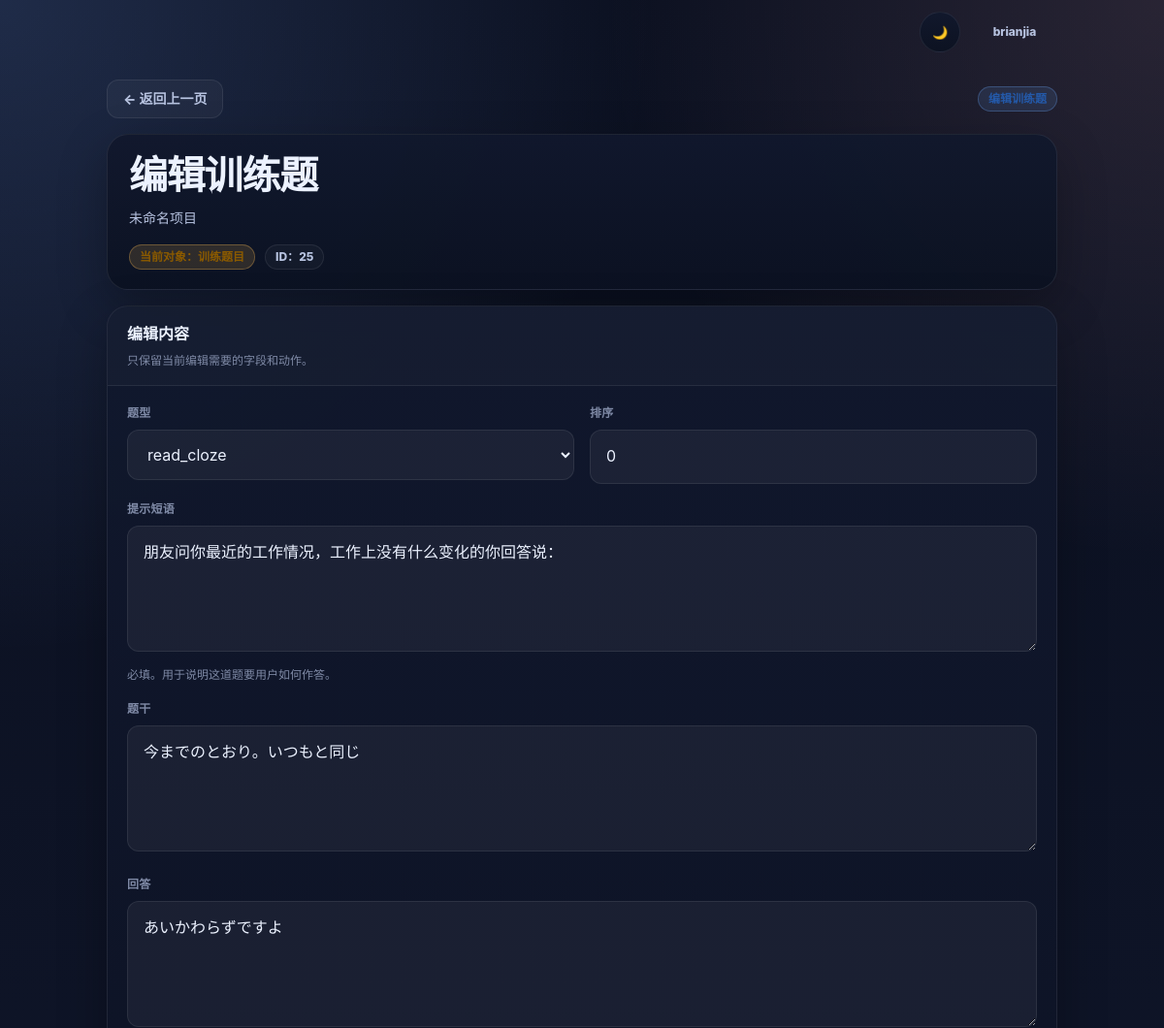
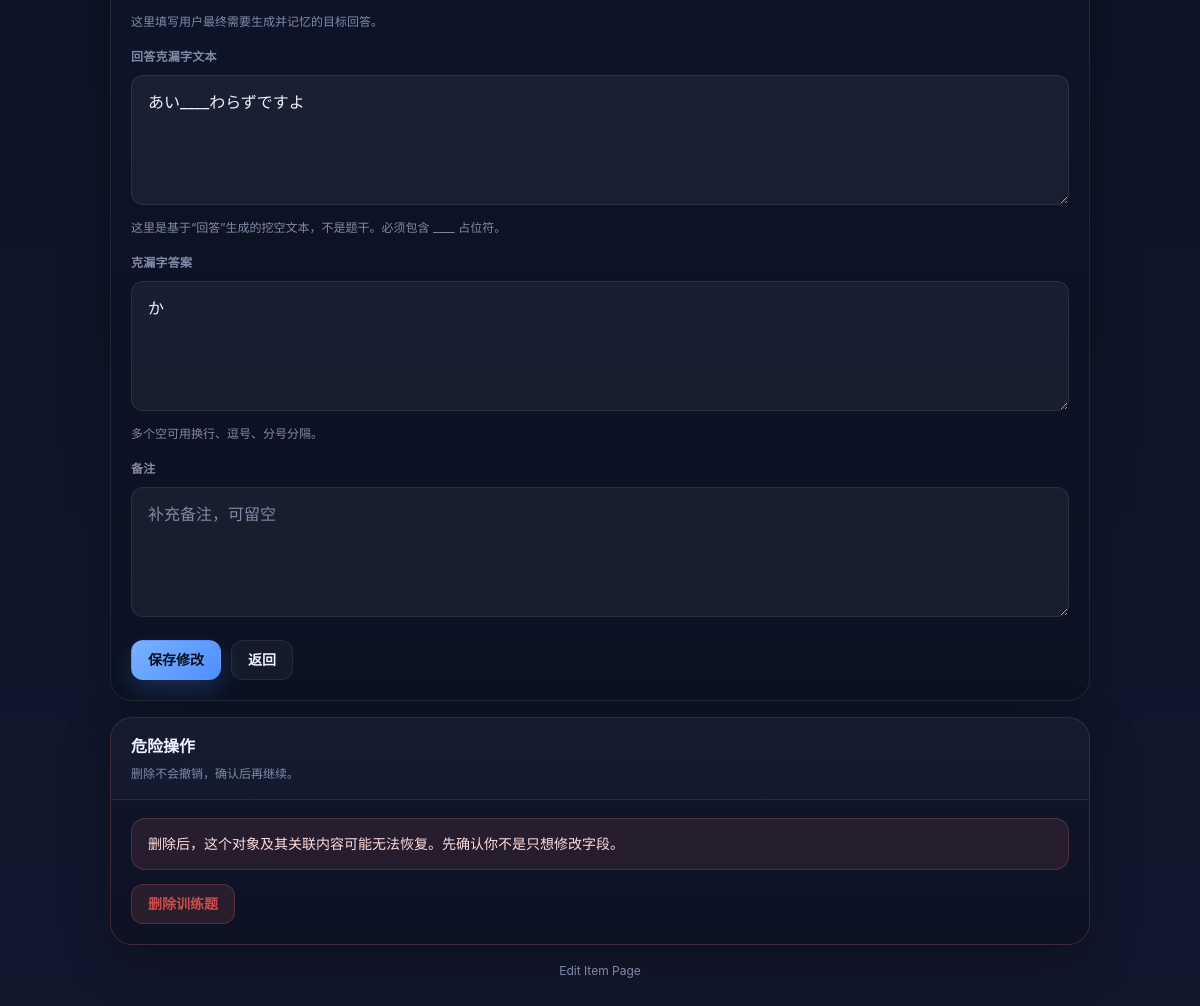
The app's page /question/25/edit/?next=/lesson/3/questions/ (signed in) with its own data (2 pictures, top to bottom).
### app/train/models.py (models this page shows, shortened)
class Question(models.Model):
    lesson = models.ForeignKey(
        Lesson,
        on_delete=models.CASCADE,
        null=True,
        blank=True
    )
    prompt_text = models.TextField()
    answer_text = models.TextField()
    audio_url = models.URLField(blank=True, null=True)

class TrainingItem(models.Model):
    TYPE_CHOICES = [
        ("listen", "听"),
        ("speak", "说"),
        ("read_cloze", "读-填空"),
        ("read_choice", "读-选择"),
        ("write", "写"),
    ]
    GRADING_MODE_CHOICES = [
        ("strict", "严格匹配"),
        ("normalize", "归一化匹配"),
        ("multi_answer", "多答案匹配"),
        ("keyword", "关键词匹配"),
    ]
    ANSWER_TYPE_CHOICES = [
        ("translation", "翻译"),
        ("polite_expression", "敬语表达"),
        ("tense_person_conversion", "时态/人称转换"),
        ("literary_expression", "文学表达"),
        ("fixed_expression", "固定表达"),
        ("general_response", "一般回答"),
    ]
    LANGUAGE_CHOICES = [
        ("ja", "日语"),
        ("en", "英语"),
        ("zh", "中文"),
        ("mixed", "混合"),
    ]
    CLOZE_MODE_CHOICES = [
        ("manual_only", "仅人工克漏字"),
        ("auto_only", "仅自动克漏字"),
        ("manual_first", "人工优先，自动补充"),
    ]
    MODE_CHOICES = [
        ("listen", "听力转换"),
        ("speak", "口说作答"),
        ("write", "输入作答"),
        ("cloze", "克漏字"),
        ("shadow", "跟读"),
        ("choice", "选择题"),
    ]
    question = models.ForeignKey(
        "Question",
        on_delete=models.CASCADE,
        related_name="training_items"
    )
    item_type = models.CharField(
        max_length=20,
        choices=TYPE_CHOICES
    )
    cloze_text = models.TextField(blank=True, null=True)
    cloze_answers = models.JSONField(blank=True, null=True)
    choices = models.JSONField(blank=True, null=True)
    correct_answers = models.JSONField(blank=True, null=True)
    prompt_text = models.TextField(blank=True, null=True)
    reveal_text_on_wrong = models.BooleanField(default=False)
    audio_file = models.FileField(
        upload_to="audio/",
        blank=True,
        null=True
    )
    answer_audio_file = models.FileField(
        upload_to="audio/answers/",
        blank=True,
        null=True
    )
    answer_use_tts = models.BooleanField(
        default=False
    )
    instruction_text = models.TextField(
        blank=True,
        default=""
    )
    source_text = models.TextField(
        blank=True,
        default=""
    )
    target_answer = models.TextField(
        blank=True,
        default=""
    )
    accepted_answers = models.JSONField(
        blank=True,
        default=list
    )
    explanation = models.TextField(
        blank=True,
        default=""
    )
    grading_mode = models.CharField(
        max_length=30,
        choices=GRADING_MODE_CHOICES,
        default="normalize"
    )
    answer_type = models.CharField(
        max_length=50,
        choices=ANSWER_TYPE_CHOICES,
        default="general_response"
    )
    language = models.CharField(
        max_length=20,
        choices=LANGUAGE_CHOICES,
        default="ja"
    )
    enabled_modes = models.JSONField(
        blank=True,
        default=list
    )
    difficulty = models.PositiveSmallIntegerField(
        default=1
    )
    source_audio = models.FileField(
        upload_to="audio/source/",
        blank=True,
        null=True
    )
    target_audio = models.FileField(
        upload_to="audio/target/",
        blank=True,
        null=True
    )
    manual_cloze_text = models.TextField(
        blank=True,
        default=""
    )
    cloze_mode = models.CharField(
        max_length=20,
        choices=CLOZE_MODE_CHOICES,
        default="manual_first"
    )
    auto_cloze_enabled = models.BooleanField(
        default=True
    )
    tags = models.JSONField(
        blank=True,
        default=list
    )
    source_reference = models.CharField(
        max_length=255,
        blank=True,
        default=""
    )
    notes = models.TextField(
        blank=True,
        default=""
    )
    is_active = models.BooleanField(
        default=True
    )
    sort_order = models.IntegerField(
        default=0
    )
    created_at = models.DateTimeField(auto_now_add=True)

### app/train/views/train_views.py (the view, shortened to what this page needs)
# urls.py: path("question/<int:question_id>/edit/", question_edit, name="question-edit"),
@login_required
def question_edit(request, question_id):
    question = get_object_or_404(
        Question,
        id=question_id,
        lesson__book__owner=request.user
    )
    next_url = (
        request.GET.get("next")
        or request.POST.get("next")
        or f"/lesson/{question.lesson_id}/"
    )
    training = question.training_items.order_by("id").first()
    item_type = training.item_type if training else ""
    display_qtype = item_type or ""
    return render(request, "train/edit_item.html", {
        "mode": "question",
        "obj": question,
        "training": training,
        "item_type": item_type,
        "display_qtype": display_qtype,
        "next": next_url,
        "page_title": "编辑训练题",
        "choices_json": json.dumps(training.choices or [], ensure_ascii=False) if training else "[]",
        "cloze_answers_text": "\n".join(training.cloze_answers or []) if training and training.cloze_answers else "",
        "accepted_answers_text": "\n".join(training.accepted_answers or []) if training and training.accepted_answers else "",
        "listen_meta": (
            ((training.choices or [])[0].get("_meta", {}))
            if training and training.choices and isinstance((training.choices or [])[0], dict)
            else {}
        ),
    })

### app/train/templates/train/edit_item.html (shortened to what this page needs)
{% extends "train/base_train.html" %}
{% block content %}
{% firstof obj.title obj.question_text obj.question "未命名项目" as obj_name %}
<div class="page">
    <div class="shell">
        <div class="topbar">
            <div class="topbar-left">
                {% if next %}
                    <a href="{{ next }}" class="back-link">← 返回上一页</a>
                {% else %}
                    <a href="{% url 'dashboard' %}" class="back-link">← 返回首页</a>
                {% endif %}
            </div>
            <div class="topbar-right">
                <span class="chip primary">{{ page_title|default:"编辑项目" }}</span>
            </div>
        </div>
        <section class="header-card">
            <h1 class="title">{{ page_title|default:"编辑项目" }}</h1>
            <p class="subtitle">{{ obj_name }}</p>
            <div class="meta-row">
                {% if mode == "book" %}
                    <span class="chip warning">当前对象：书册</span>
                {% elif mode == "lesson" %}
                    <span class="chip warning">当前对象：章节</span>
                {% elif mode == "question" %}
                    <span class="chip warning">当前对象：训练题目</span>
                {% else %}
                    <span class="chip warning">当前对象：项目</span>
                {% endif %}
                {% if obj.id %}
                    <span class="chip">ID：{{ obj.id }}</span>
                {% endif %}
            </div>
        </section>
        <section class="form-card">
            <div class="card-header">
                <h2 class="card-title">编辑内容</h2>
                <div class="card-subtitle">只保留当前编辑需要的字段和动作。</div>
            </div>
            <div class="card-body">
                <form method="post" enctype="multipart/form-data" class="edit-form" id="edit-form">
                    {% if mode == "book" %}
                        <div class="form-grid">
                            <div class="field-group full">
                                <div class="field-label">书册名称</div>
                                <input type="text" name="title" class="input" value="{{ obj.title|default:'' }}" placeholder="请输入书册名称" required>
                            </div>
                            <div class="field-group full">
                                <div class="field-label">书册说明</div>
                                <textarea name="description" class="textarea" placeholder="请输入书册说明，可留空">{{ obj.description|default:'' }}</textarea>
                            </div>
                        </div>
                    {% elif mode == "question" %}
                        <div class="form-grid">
                            <div class="field-group">
                                <div class="field-label">题型</div>
                                <select name="qtype" class="select">
                                    <option value="read_cloze" {% if display_qtype == "read_cloze" %}selected{% endif %}>read_cloze</option>
                                </select>
                            </div>
                            <div class="field-group">
                                <div class="field-label">排序</div>
                                <input type="number" name="order" class="input" value="{{ obj.order|default:0 }}" placeholder="请输入排序">
                            </div>
                            <div class="field-group full">
                                <div class="field-label">提示短语</div>
                                <textarea
                                    name="instruction_text"
                                    id="instruction-display"
                                    class="textarea"
                                    placeholder="例如：用敬语表达 / 用对应时态及人称提问 / 王勃怎么表达"
                                    required
                                >{% firstof training.instruction_text training.prompt_text obj.prompt_text obj.question_text obj.question "" %}</textarea>
                                <div class="field-help">必填。用于说明这道题要用户如何作答。</div>
                            </div>
                            <div class="field-group full">
                                <div class="field-label">题干</div>
                                <textarea
                                    id="question-display"
                                    class="textarea"
                                    placeholder="请输入题干"
                                    required
                                >{% firstof training.source_text obj.prompt_text obj.question_text obj.question "" %}</textarea>
                            </div>
                            <div class="field-group full">
                                <div class="field-label">回答</div>
                                <textarea
                                    id="answer-display"
                                    class="textarea"
                                    placeholder="请输入目标回答"
                                    required
                                >{% firstof training.target_answer obj.answer_text obj.answer "" %}</textarea>
                                <div class="field-help">这里填写用户最终需要生成并记忆的目标回答。</div>
                            </div>
                            {% if item_type == "read_cloze" %}
                                <div class="field-group full">
                                    <div class="field-label">回答克漏字文本</div>
                                    <textarea name="cloze_text" class="textarea" placeholder="请输入基于回答的挖空文本，且必须包含 ____">{% firstof training.cloze_text obj.prompt_text "" %}</textarea>
                                    <div class="field-help">这里是基于“回答”生成的挖空文本，不是题干。必须包含 ____ 占位符。</div>
                                </div>
                                <div class="field-group full">
                                    <div class="field-label">克漏字答案</div>
                                    <textarea name="cloze_answers_text" class="textarea" placeholder="每行一个答案，或用逗号分隔">{{ cloze_answers_text|default:'' }}</textarea>
                                    <div class="field-help">多个空可用换行、逗号、分号分隔。</div>
                                </div>
                            {% endif %}
                            <div class="field-group full">
                                <div class="field-label">备注</div>
                                <textarea name="note" class="textarea" placeholder="补充备注，可留空">{{ obj.note|default:'' }}</textarea>
                            </div>
                        </div>
                    {% endif %}
                    <div class="actions">
                        <button type="submit" class="primary-btn">保存修改</button>
                        {% if next %}
                            <a href="{{ next }}" class="secondary-btn">返回</a>
                        {% else %}
                            <a href="{% url 'dashboard' %}" class="secondary-btn">返回首页</a>
                        {% endif %}
                    </div>
                </form>
            </div>
        </section>
        {% if obj.id %}
            <section class="danger-card">
                <div class="card-header">
                    <h2 class="card-title">危险操作</h2>
                    <div class="card-subtitle">删除不会撤销，确认后再继续。</div>
                </div>
                <div class="danger-body">
                    <div class="danger-note">
                        删除后，这个对象及其关联内容可能无法恢复。先确认你不是只想修改字段。
                    </div>
                    <div class="actions">
                        {% if mode == "book" %}
                            <a href="{% url 'book-delete-confirm' obj.id %}?next={{ next|default:'' }}" class="danger-btn">删除书册</a>
                        {% elif mode == "lesson" %}
                            <a href="{% url 'lesson-delete-confirm' obj.id %}?next={{ next|default:'' }}" class="danger-btn">删除章节</a>
                        {% elif mode == "question" %}
                            <form
                                method="post"
                                action="{% url 'question-delete' obj.id %}?next={{ next|default:'' }}"
                                class="inline-form"
                                onsubmit="return confirm('确定删除这条题目吗？删除后将无法恢复。');"
                            >
                                <button type="submit" class="danger-btn">删除训练题</button>
                            </form>
                        {% endif %}
                    </div>
                </div>
            </section>
        {% endif %}
        <div class="footer-note">Edit Item Page</div>
    </div>
</div>
{% endblock %}

### app/train/templates/train/base_train.html (shortened to what this page needs)
{% load static %}
<!DOCTYPE html>
<html lang="zh-CN" data-theme="dark">
<head>
    <link rel="stylesheet" href="{% static 'train/css/theme.css' %}">
</head>
<body class="train-body {% block body_class %}{% endblock %}">
    {% block global_theme_switch %}
    <div class="global-utility-bar">
        <div class="global-theme-switch">
            <button id="themeToggleBtn" aria-label="切换页面风格" title="切换页面风格">
            </button>
        </div>
        {% if request.user.is_authenticated %}
        <details class="user-menu global-user-menu">
            <summary class="user-pill">{{ request.user.username }}</summary>
        </details>
        {% endif %}
    </div>
    {% endblock %}
    {% block content %}{% endblock %}
</body>
</html>

### app/train/templates/train/edit_item.html (style rules this page uses)
.edit-form { display: grid; gap: 16px; }
.form-grid { display: grid; grid-template-columns: repeat(2, minmax(0, 1fr)); gap: 16px; }
.field-group { min-width: 0; }
.field-group.full { grid-column: 1 / -1; }
.field-label { font-size: 12px; color: var(--text-faint); font-weight: 700; margin-bottom: 8px; letter-spacing: 0.02em; }
.field-help { margin-top: 6px; font-size: 12px; color: var(--text-faint); }
.danger-card { border-color: rgba(255, 114, 114, 0.20); }
.danger-body { padding: 18px 20px 20px; display: flex; flex-direction: column; gap: 14px; }
.danger-note { padding: 14px 16px; border-radius: 14px; background: rgba(255, 114, 114, 0.10); border: 1px solid rgba(255, 114, 114, 0.20); color: #ffdede; font-size: 14px; }
.inline-form { margin: 0; }

### records on screen
Question: id "25"
TrainingItem: qtype "read_cloze", instruction_text "朋友问你最近的工作情况，工作上没有什么变化的你回答说：", source_text "今までのとおり。いつもと同じ", target_answer "あいかわらずですよ", cloze_text "あい____わらずですよ"

### other values on screen
{{ request.user.username }} "brianjia"
{{ page_title|default:"编辑项目" }} "编辑训练题"
{{ obj_name }} "未命名项目"
